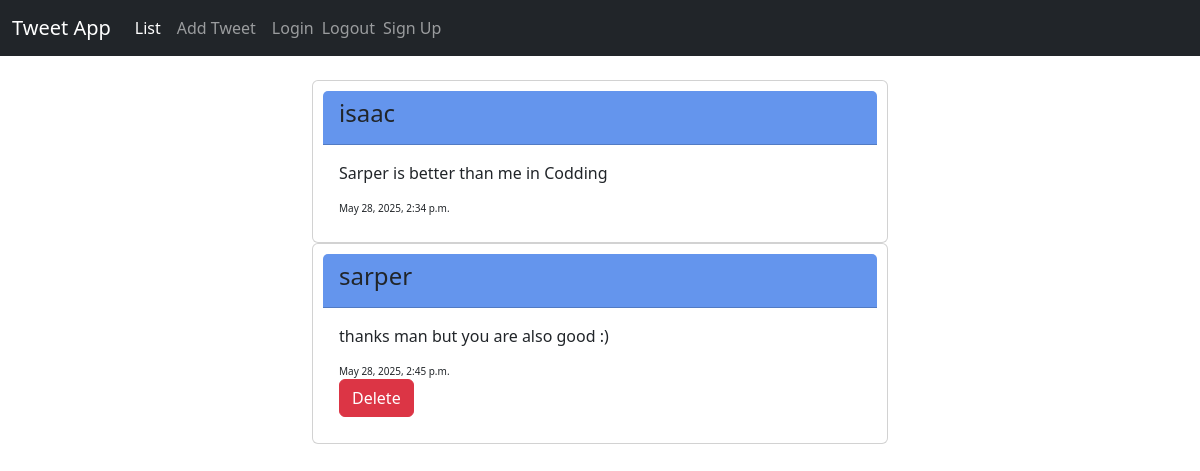
The app's page / (signed in) with its own data.
### tweetapp/models.py (models this page shows, shortened)
class Tweet(models.Model):
    username=models.ForeignKey(User,on_delete=models.CASCADE,null=True)
    message=models.CharField(max_length=50)
    created_at = models.DateTimeField(auto_now_add=True)

### tweetapp/views.py (the view)
# urls.py: path("",views.list_tweet,name="list_tweet"), #sarperuzun.com/tweetapp/
def list_tweet(request):
    all_tweets= models.Tweet.objects.all()
    tweet_dict = {"Tweets": all_tweets}
    return render(request,"tweetapp/list_tweet.html",context=tweet_dict)

### tweetapp/templates/tweetapp/list_tweet.html
{% extends "base.html" %} {% block content%}
<div class="container" style="width: 50%">
  {% for tweet in Tweets %}
  <div class="card" style="padding: 10px">
    <div class="card-header" style="background-color: cornflowerblue">
      <h4>{{tweet.username}}</h4>
    </div>
    <div class="card-body">
      <p class="card-text">{{tweet.message}}</p>
      <div class="time" style="font-size: 10px">{{tweet.created_at}}</div>
      {% if tweet.username == user %}
      <a
        href="{% url 'tweetapp:tweet_delete' id=tweet.id %}"
        class="btn btn-danger"
        >Delete</a
      >
      {% endif %}
    </div>
  </div>
  {% endfor %}
</div>
{% endblock %}

### records on screen
Tweet: username "isaac", message "Sarper is better than me in Codding", created_at "May 28, 2025, 2:34 p.m."
Tweet: username "sarper", message "thanks man but you are also good :)", created_at "May 28, 2025, 2:45 p.m.", shows "Delete"
